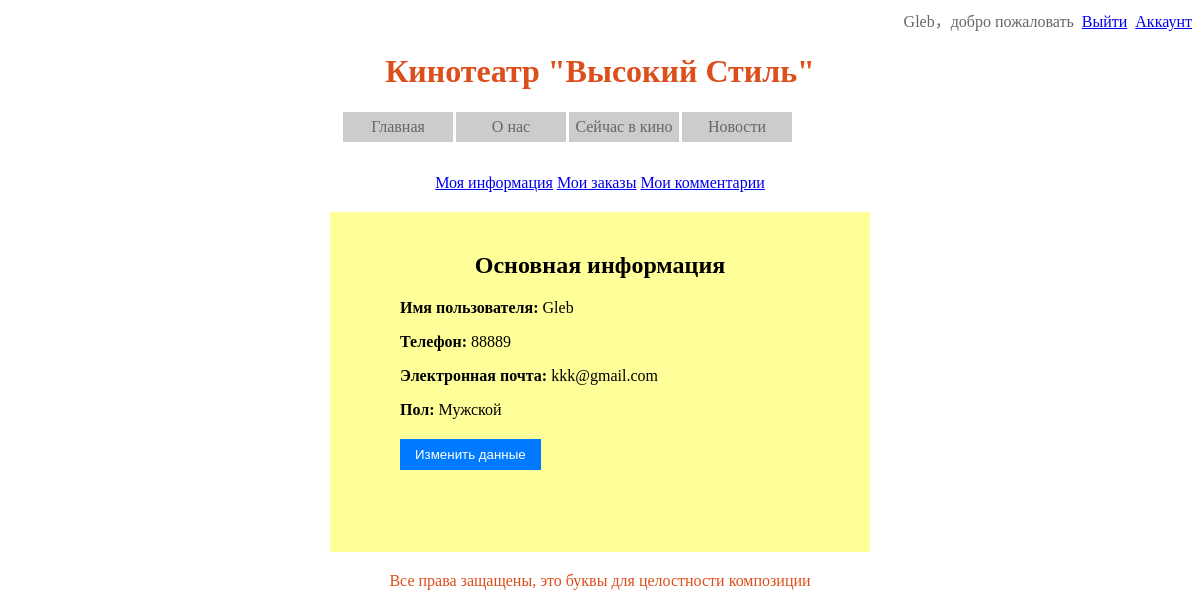
Screenshot of /my_info.php (signed in) with the database file from the repository.
### tables this page shows
CREATE TABLE `12222_customer` (
  `Customer_ID` int(11) NOT NULL,
  `Pwd` varchar(40) NOT NULL,
  `Nickname` varchar(20) NOT NULL,
  `Tel` char(12) NOT NULL,
  `Email` varchar(30) NOT NULL,
  `Sex` tinyint(4) DEFAULT NULL
);

### my_info.php (the view, shortened to what this page needs)
<?php
include 'header.php';
include 'connect_database.php';
?>
<a href="my_info.php">Моя информация</a>
<a href="my_orders.php">Мои заказы</a>
<a href="my_comments.php">Мои комментарии</a>
<div class="info-container">
    <h2>Основная информация</h2>
    <div class="info-form">
    <?php
        $sql = "SELECT * FROM 12222_Customer WHERE Customer_ID=" . $_SESSION['Customer_ID'];
        $result = $con->query($sql);
        $row = $result->fetch_array(MYSQLI_ASSOC);
        if (isset($_GET['edit'])) {
            echo '<form id="userForm" method="POST">';
            echo '<label>Имя пользователя:</label><br>';
            echo '<input type="text" name="nickname" value="' . htmlspecialchars($row['Nickname']) . '"><br>';
            echo '<label>Телефон:</label><br>';
            echo '<input type="text" name="tel" value="' . htmlspecialchars($row['Tel']) . '"><br>';
            echo '<label>Электронная почта:</label><br>';
            echo '<input type="email" name="email" value="' . htmlspecialchars($row['Email']) . '"><br>';
            echo '<label>Пол:</label><br>';
            echo '<select name="sex">';
            echo '<option value="1"' . ($row['Sex'] == 1 ? ' selected' : '') . '>Мужской</option>';
            echo '<option value="0"' . ($row['Sex'] == 0 ? ' selected' : '') . '>Женский</option>';
            echo '</select><br>';
            echo '<div class="action-buttons">';
            echo '<button type="submit" name="save" class="save-btn">Сохранить изменения</button>';
            echo '<button type="button" onclick="window.location.href=\'my_info.php\'" class="cancel-btn">Отмена</button>';
            echo '</div>';
            echo '</form>';
        } else {
            echo '<div id="userInfo">';
            echo '<p><strong>Имя пользователя:</strong> ' . htmlspecialchars($row['Nickname']) . '</p>';
            echo '<p><strong>Телефон:</strong> ' . htmlspecialchars($row['Tel']) . '</p>';
            echo '<p><strong>Электронная почта:</strong> ' . htmlspecialchars($row['Email']) . '</p>';
            echo '<p><strong>Пол:</strong> ' . ($row['Sex'] == 1 ? "Мужской" : "Женский") . '</p>';
            echo '<div class="action-buttons">';
            echo '<button onclick="window.location.href=\'my_info.php?edit=1\'" class="edit-btn">Изменить данные</button>';
            echo '</div>';
            echo '</div>';
        }
    ?>
    </div>
</div>
<?php
include 'footer.php';
?>

### my_info.php (style rules this page uses)
.info-container { width: 500px; min-height: 300px; background-color: #ffff99; padding: 20px; margin: 20px auto; }
.info-form { text-align: left; margin-left: 50px; }
.action-buttons { margin-top: 20px; }
.action-buttons button { padding: 8px 15px; margin-right: 10px; cursor: pointer; }
.edit-btn { background-color: #007bff; color: white; border: none; }

### rows the page displays
12222_customer: Nickname "Gleb", Tel "88889", Email "kkk@gmail.com"

### other values shown
$_SESSION['username'] "Gleb"
